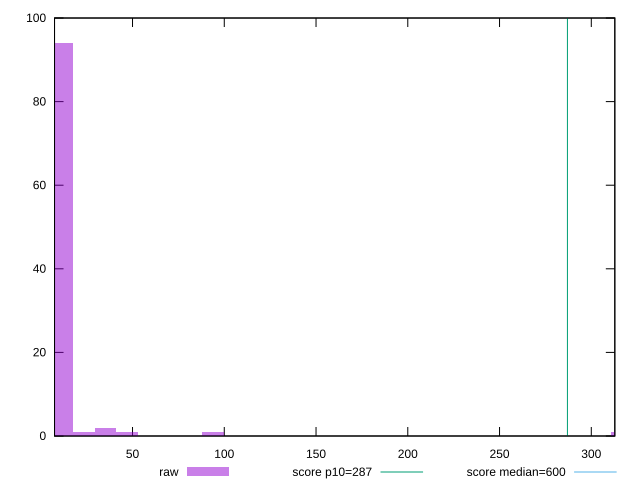

Write the gnuplot code that produced this figure.
reset

$raw <<EOF
11.731490046323335 94
35.194470138970004 2
93.85192037058668 1
23.46298009264667 1
316.75023125073005 1
46.92596018529334 1
EOF

set key outside below
set boxwidth 11.731490046323335
set xrange [7.5:312.82235000000037]
set yrange [0:100]
set trange [0:100]
set style fill transparent solid 0.5 noborder

set parametric
set terminal svg size 640, 490 enhanced background rgb 'white'
set output "report_0_00242021-02-20T12:25:28.543Z/total-blocking-time/samples/pages+cached+noadtech+nomedia/raw/histogram.svg"

plot $raw title "raw" with boxes, \
     287,t title "score p10=287", \
     600,t title "score median=600"

reset
